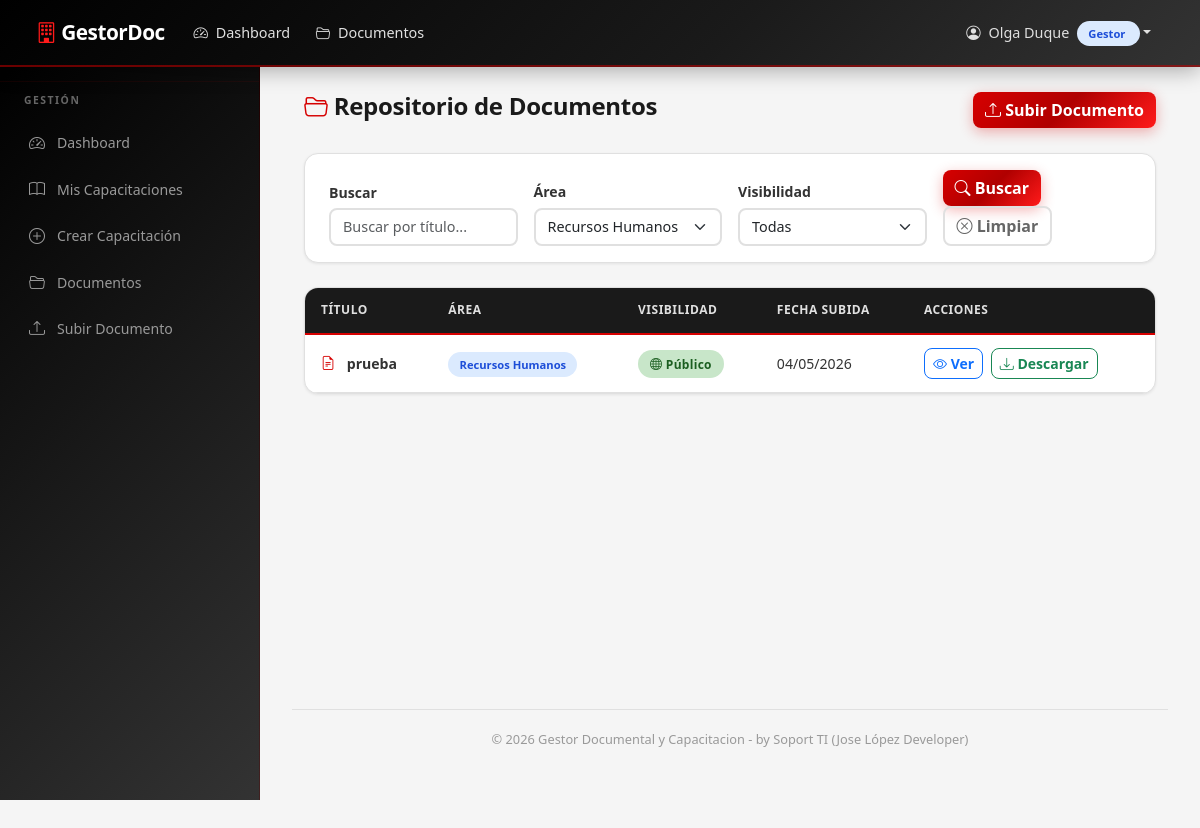
The app's page /documentos?area_id=2 (signed in) with its own data.
### models.py (models this page shows, shortened)
class User(UserMixin, db.Model):
    __tablename__ = 'user'
    id = db.Column(db.Integer, primary_key=True)
    username = db.Column(db.String(80), unique=True, nullable=False)
    password_hash = db.Column(db.String(256), nullable=False)
    nombres = db.Column(db.String(120), nullable=False, default='')
    apellidos = db.Column(db.String(120), nullable=False, default='')
    role = db.Column(db.String(20), nullable=False, default='Empleado')
    activo = db.Column(db.Boolean, default=True)
    fecha_creacion = db.Column(db.DateTime, default=datetime.utcnow)
    gestor = db.relationship('Gestor', backref='user', uselist=False, lazy=True)
    empleado = db.relationship('Empleado', backref='user', uselist=False, lazy=True)
    @property
    def nombre_completo(self):
        return f'{self.nombres} {self.apellidos}'.strip()

class Documento(db.Model):
    __tablename__ = 'documento'
    id = db.Column(db.Integer, primary_key=True)
    titulo = db.Column(db.String(200), nullable=False)
    archivo_path = db.Column(db.String(500), nullable=False)
    area_id = db.Column(db.Integer, db.ForeignKey('area.id'), nullable=False)
    fecha_subida = db.Column(db.DateTime, default=datetime.utcnow)
    subido_por = db.Column(db.Integer, db.ForeignKey('user.id'), nullable=True)
    descripcion = db.Column(db.Text, default='')
    visibilidad = db.Column(db.String(20), nullable=False, default='publico')
    user = db.relationship('User', foreign_keys=[subido_por])

class Area(db.Model):
    __tablename__ = 'area'
    id = db.Column(db.Integer, primary_key=True)
    nombre_area = db.Column(db.String(100), unique=True, nullable=False)
    gestores = db.relationship('Gestor', backref='area', lazy=True)
    documentos = db.relationship('Documento', backref='area', lazy=True)
    capacitaciones = db.relationship('Capacitacion', backref='area', lazy=True)

### routes/documentos.py (the view)
@documentos_bp.route('/documentos')
@login_required
def listar():
    area_id = request.args.get('area_id', type=int)
    buscar = request.args.get('buscar', '').strip()
    vis_filtro = request.args.get('visibilidad', '').strip()
    query = Documento.query
    if current_user.role == 'Empleado':
        query = query.filter_by(visibilidad='publico')
    if vis_filtro and current_user.role in ('Admin', 'Gestor', 'RRHH'):
        query = query.filter_by(visibilidad=vis_filtro)
    if area_id:
        query = query.filter_by(area_id=area_id)
    if buscar:
        query = query.filter(Documento.titulo.ilike(f'%{buscar}%'))
    documentos = query.order_by(Documento.fecha_subida.desc()).all()
    areas = Area.query.all()
    return render_template('documentos/listar.html',
                           documentos=documentos,
                           areas=areas,
                           area_seleccionada=area_id,
                           buscar=buscar,
                           vis_filtro=vis_filtro)

### templates/documentos/listar.html (shortened to what this page needs)
{% extends "base.html" %}
{% block content %}
<div class="container-fluid">
    <div class="d-flex justify-content-between align-items-center mb-4">
        <h4><i class="bi bi-folder2-open"></i> Repositorio de Documentos</h4>
        {% if current_user.role in ['Admin', 'Gestor', 'RRHH'] %}
        <a href="{{ url_for('documentos.subir') }}" class="btn btn-primary">
            <i class="bi bi-upload"></i> Subir Documento
        </a>
        {% endif %}
    </div>
    <div class="search-bar">
        <form method="GET" class="row g-3 align-items-end">
            <div class="col-md-3">
                <label class="form-label">Buscar</label>
                <input type="text" class="form-control" name="buscar"
                       value="{{ buscar }}" placeholder="Buscar por título...">
            </div>
            <div class="col-md-3">
                <label class="form-label">Área</label>
                <select class="form-select" name="area_id">
                    {% for area in areas %}
                    <option value="{{ area.id }}"
                            {% if area_seleccionada == area.id %}selected{% endif %}>
                        {{ area.nombre_area }}
                    </option>
                    {% endfor %}
                </select>
            </div>
            {% if current_user.role in ['Admin', 'Gestor', 'RRHH'] %}
            <div class="col-md-3">
                <label class="form-label">Visibilidad</label>
                <select class="form-select" name="visibilidad">
                    <option value="">Todas</option>
                </select>
            </div>
            {% endif %}
            <div class="col-md-3">
                <button type="submit" class="btn btn-primary me-2">
                    <i class="bi bi-search"></i> Buscar
                </button>
                <a href="{{ url_for('documentos.listar') }}" class="btn btn-outline-secondary">
                    <i class="bi bi-x-circle"></i> Limpiar
                </a>
            </div>
        </form>
    </div>
    {% if not documentos %}
    <div class="empty-state">
        <i class="bi bi-folder2-open d-block"></i>
        <h5>No hay documentos</h5>
        <p class="text-muted">No se encontraron documentos con los filtros seleccionados.</p>
    </div>
    {% else %}
    <div class="card-custom">
        <div class="card-body p-0">
            <table class="table-custom">
                <thead>
                    <tr>
                        <th>Título</th>
                        <th>Área</th>
                        <th>Visibilidad</th>
                        <th>Fecha Subida</th>
                        <th>Acciones</th>
                    </tr>
                </thead>
                <tbody>
                    {% for doc in documentos %}
                    <tr>
                        <td>
                            <i class="bi bi-file-earmark-text text-primary me-2"></i>
                            <strong>{{ doc.titulo }}</strong>
                        </td>
                        <td>
                            <span class="badge-role" style="background:#dbeafe;color:#1d4ed8;">
                                {{ doc.area.nombre_area }}
                            </span>
                        </td>
                        <td>
                            {% if doc.visibilidad == 'publico' %}
                            <span class="badge-estado badge-aprobado">
                                <i class="bi bi-globe"></i> Público
                            </span>
                            {% else %}
                            <span class="badge-estado" style="background:#fef3c7;color:#92400e;">
                                <i class="bi bi-lock"></i> Privado
                            </span>
                            {% endif %}
                        </td>
                        <td>{{ doc.fecha_subida.strftime('%d/%m/%Y') }}</td>
                        <td>
                            <button type="button" class="btn btn-sm btn-outline-primary me-1 btn-preview"
                                    data-id="{{ doc.id }}"
                                    data-titulo="{{ doc.titulo | e }}"
                                    data-ext="{{ doc.archivo_path.split('.')[-1] | lower }}">
                                <i class="bi bi-eye"></i> Ver
                            </button>
                            {% if current_user.role in ['Admin', 'Gestor', 'RRHH'] %}
                            <a href="{{ url_for('documentos.descargar', doc_id=doc.id) }}"
                               class="btn btn-sm btn-outline-success me-1">
                                <i class="bi bi-download"></i> Descargar
                            </a>
                            {% endif %}
                        </td>
                    </tr>
                    {% endfor %}
                </tbody>
            </table>
        </div>
    </div>
    {% endif %}
</div>
{% endblock %}

### templates/base.html (shortened to what this page needs)
<!DOCTYPE html>
<html lang="es">
<head>
    <link href="https://cdn.jsdelivr.net/npm/bootstrap@5.3.3/dist/css/bootstrap.min.css" rel="stylesheet">
    <link href="https://cdn.jsdelivr.net/npm/bootstrap-icons@1.11.3/font/bootstrap-icons.min.css" rel="stylesheet">
    <link href="{{ url_for('static', filename='css/style.css') }}" rel="stylesheet">
</head>
<body>
    {% if current_user.is_authenticated %}
    <nav class="navbar navbar-expand-lg navbar-dark navbar-custom fixed-top">
        <div class="container-fluid">
            <a class="navbar-brand" href="{{ url_for('main.dashboard') }}">
                <i class="bi bi-building"></i> GestorDoc
            </a>
            <div class="collapse navbar-collapse" id="navbarNav">
                <ul class="navbar-nav me-auto">
                    <li class="nav-item">
                        <a class="nav-link" href="{{ url_for('main.dashboard') }}">
                            <i class="bi bi-speedometer2"></i> Dashboard
                        </a>
                    </li>
                    <li class="nav-item">
                        <a class="nav-link" href="{{ url_for('documentos.listar') }}">
                            <i class="bi bi-folder2-open"></i> Documentos
                        </a>
                    </li>
                </ul>
                <ul class="navbar-nav">
                    <li class="nav-item dropdown">
                        <a class="nav-link dropdown-toggle" href="#" role="button"
                           data-bs-toggle="dropdown">
                            <i class="bi bi-person-circle"></i>
                            {{ current_user.nombre_completo }}
                            <span class="badge-role"
                                  style="background:#dbeafe;color:#1d4ed8;margin-left:4px;">
                                {{ current_user.role | role_label }}
                            </span>
                        </a>
                    </li>
                </ul>
            </div>
        </div>
    </nav>
    <div class="sidebar">
        {% if current_user.role == 'Admin' %}
        <div class="sidebar-heading">Administración</div>
        <a href="{{ url_for('main.dashboard') }}" class="nav-link">
            <i class="bi bi-speedometer2"></i> Dashboard
        </a>
        <a href="{{ url_for('admin.listar_empleados') }}" class="nav-link">
            <i class="bi bi-people"></i> Empleados
        </a>
        <a href="{{ url_for('admin.listar_gestores') }}" class="nav-link">
            <i class="bi bi-person-badge"></i> Gestores
        </a>
        <a href="{{ url_for('rrhh.panel') }}" class="nav-link">
            <i class="bi bi-people"></i> Panel RRHH
        </a>
        <a href="{{ url_for('documentos.listar') }}" class="nav-link">
            <i class="bi bi-folder2-open"></i> Documentos
        </a>
        <a href="{{ url_for('documentos.subir') }}" class="nav-link">
            <i class="bi bi-upload"></i> Subir Documento
        </a>
        <a href="{{ url_for('rrhh.reporte') }}" class="nav-link">
            <i class="bi bi-graph-up"></i> Reportes
        </a>
        {% elif current_user.role == 'Gestor' %}
        <div class="sidebar-heading">Gestión</div>
        <a href="{{ url_for('main.dashboard') }}" class="nav-link">
            <i class="bi bi-speedometer2"></i> Dashboard
        </a>
        <a href="{{ url_for('gestor.mis_capacitaciones') }}" class="nav-link">
            <i class="bi bi-book"></i> Mis Capacitaciones
        </a>
        <a href="{{ url_for('gestor.crear_capacitacion') }}" class="nav-link">
            <i class="bi bi-plus-circle"></i> Crear Capacitación
        </a>
        <a href="{{ url_for('documentos.listar') }}" class="nav-link">
            <i class="bi bi-folder2-open"></i> Documentos
        </a>
        <a href="{{ url_for('documentos.subir') }}" class="nav-link">
            <i class="bi bi-upload"></i> Subir Documento
        </a>
        {% endif %}
    </div>
    {% endif %}
    {% if current_user.is_authenticated %}
    <div class="main-content">
    {% endif %}
        {% block content %}{% endblock %}
    {% if current_user.is_authenticated %}
        <div class="footer">
            © 2026 Gestor Documental y Capacitacion - by Soport TI (Jose López Developer)
        </div>
    </div>
    {% endif %}
</body>
</html>

### records on screen
User: nombre_completo "Olga Duque", role|role_label "Gestor"
Documento: titulo "prueba", area.nombre_area "Recursos Humanos", visibilidad "publico" (drawn), fecha_subida "04/05/2026"

### other values on screen
form field area_id "Recursos Humanos"
